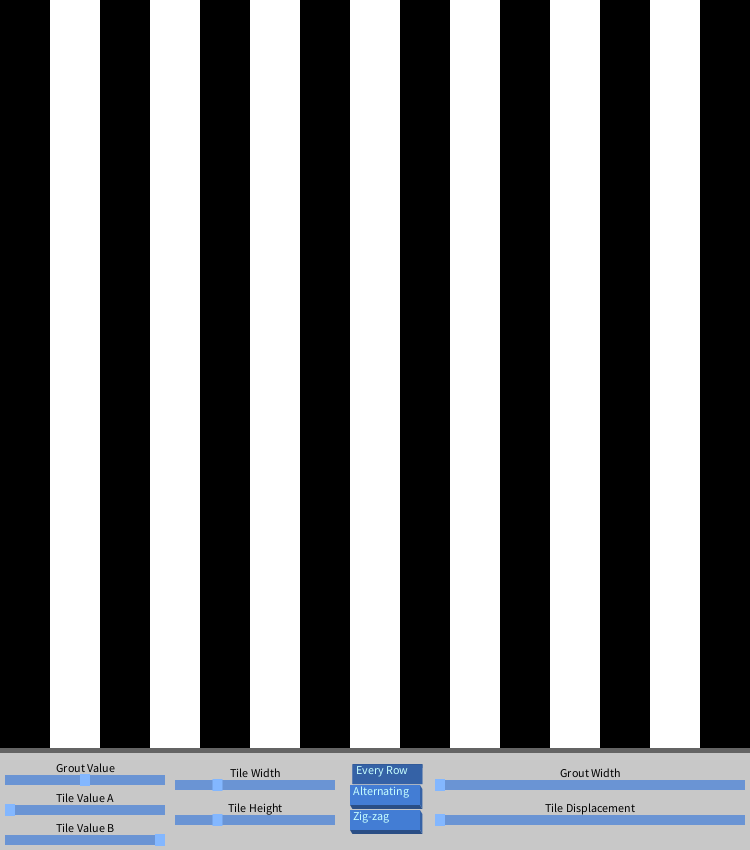
Frame 1 (no input)
Frame 60 (the mouse pressed at the canvas centre just before this capture): identical to frame 1, image omitted
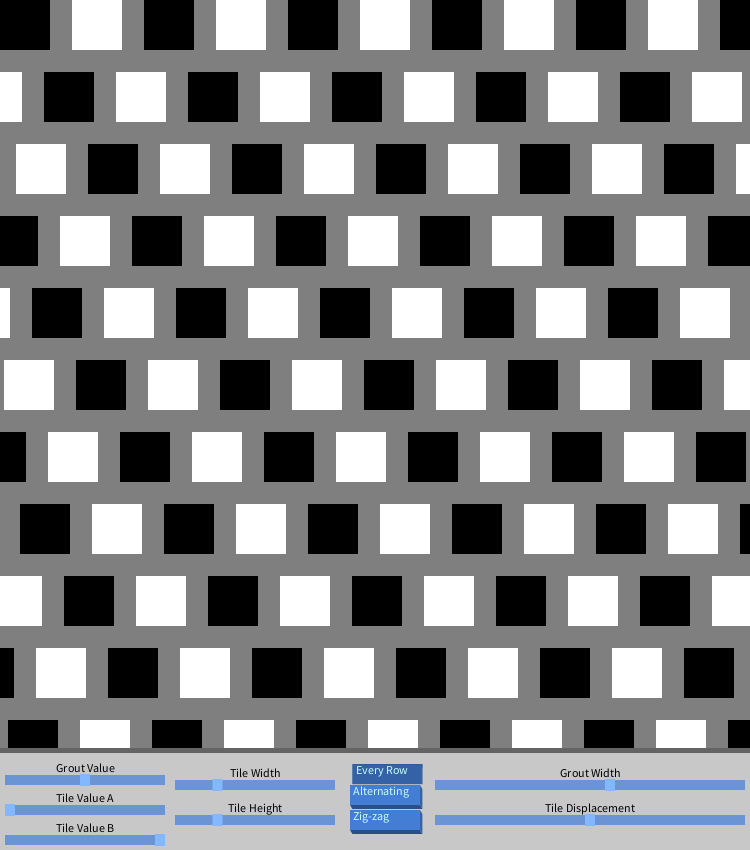
Frame 120 (the mouse held since frame 60 and released just before this capture)

The Processing sketch that drew these frames (run headless with seeded random() and noise(); from frame 60 on, the mouse is pressed at the canvas centre):

// Processing sketch: processing_155393
// ── processing_155393.pde

float sqw = 50.;
float sqh = 50.;
float groutWidth = 1.;
float MouseX;
float MouseY;
GSlider bgSlider;
GSlider checkSlider1;
GSlider checkSlider2;
GSlider tileWidthSlider;
GSlider tileHeightSlider;
GSlider groutSlider;
GSlider tileSlider;
RadioButtons slideTypes;

void setup(){
  size(750,850);
  background(#888888);
  ArrayList<String> options;
  options = new ArrayList<String>();
  options.add("Every Row");
  options.add("Alternating");
  options.add("Zig-zag");
  color buttonsColor = color(67,125,212);
  color slidersColor = color(106,148,212);
  slideTypes = new RadioButtons(350,760,70,20,options,buttonsColor);
  bgSlider = new GSlider("Grout Value",10,780,150,10,.5,slidersColor);
  checkSlider1 = new GSlider("Tile Value A",10,810,150,10,0,slidersColor);
  checkSlider2 = new GSlider("Tile Value B",10,840,150,10,1,slidersColor);
  tileWidthSlider = new GSlider("Tile Width",180,785,150,10,.25,slidersColor);
  tileHeightSlider = new GSlider("Tile Height",180,820,150,10,.25,slidersColor);
  groutSlider = new GSlider("Grout Width",440,785,300,10,1,slidersColor);
  tileSlider = new GSlider("Tile Displacement",440,820,300,10,1,slidersColor);
}

void draw(){
  if(mouseY<750){
    MouseX = mouseX;
    MouseY = mouseY;
    groutSlider.setVal(mouseY/750.);
    tileSlider.setVal(mouseX/750.);
  }
  sqw = tileWidthSlider.getPos()*200;
  sqh = tileHeightSlider.getPos()*200;
  groutWidth = floor(groutSlider.getPos()*40);
  background(color(bgSlider.getPos()*255));
  int numRows = ceil(750/(sqh+groutWidth))+1;
  for(int i=0;i<numRows;i=i+1){
    drawRow(i);
  }
  stroke(100);
  strokeWeight(5);
  fill(200);
  rect(-10,750,770,110);
  bgSlider.refresh();
  checkSlider1.refresh();
  checkSlider2.refresh();
  tileWidthSlider.refresh();
  tileHeightSlider.refresh();
  groutSlider.refresh();
  tileSlider.refresh();
  slideTypes.refresh();
}

void drawRow(int row){
  float yPos = row*(sqh+groutWidth);
  int numSq = ceil(750/sqw)+3;
  float dTiles = tileSlider.getPos()*200;
  for(int i = 0;i<numSq;i=i+1){
    if(i%2==0){
      fill(color(checkSlider1.getPos()*255));
    }else{
      fill(color(checkSlider2.getPos()*255));
    }
    noStroke();
    if(slideTypes.pressed==2){
      int rowd = row%4;
      if(rowd==3){
        rowd=1;
      }
      rect(i*(sqw+groutWidth)-((rowd)*dTiles)%(2*(sqw+groutWidth)),yPos,sqw,sqh);
    }else if(slideTypes.pressed==1){
      rect(i*(sqw+groutWidth)-((row%2)*dTiles)%(2*(sqw+groutWidth)),yPos,sqw,sqh);
    }else if(slideTypes.pressed==0){
      rect(i*(sqw+groutWidth)-(row*dTiles)%(2*(sqw+groutWidth)),yPos,sqw,sqh);
    }
  }
}

class GSlider {
  int swidth, sheight;  //width and height of slider
  float xpos, ypos;     //slider position
  float spos, newspos;  //indicator position
  float smin, smax;     //min and max values of slider
  int loose;            //control tightness
  boolean over;         //mouse hovering
  boolean locked;
  color col;
  float ratio;
  int vanityEdge;       //extra width so that indicator won't go off of slider
  String label;
  
  GSlider (String l, float xp, float yp, int sw, int sh, float initPos, color c){
    label = l;
    swidth = sw;
    sheight = sh;
    xpos = xp;
    ypos = yp-sheight/2;
    spos = xpos + initPos*swidth;
    smin = xpos;
    smax = xpos+swidth;
    col = c;
    vanityEdge = 5;
  }
  
  void refresh(){
    update();
    display();
  }
  
  void update(){
    if(overEvent()){
      over = true;
    }else{
      over = false;
    }
    if(mousePressed && over){
      locked = true;
    }
    if(!mousePressed){
      locked = false;
    }
    if(locked){
      spos = min(max(mouseX,smin),smax);
      if(!mousePressed){
        locked = false;
      }
    }
  }
  
  void setVal(float val){
    spos = smin+val*swidth;
  }
  
  boolean overEvent(){
    if(mouseX>xpos && mouseX<xpos+swidth && mouseY>ypos && mouseY<ypos+sheight){
      return true;
    }else{
      return false;
    }
  }
  
  void display(){
    fill(blendColor(col,color(30),BURN));    
    textSize(12);
    textAlign(CENTER, BOTTOM);
    text(label,xpos+swidth/2,ypos-1);
    noStroke();
    fill(col);
    rect(xpos-vanityEdge,ypos,swidth+2*vanityEdge,sheight);
    if(over || locked){
      fill(blendColor(col,color(90),DODGE));
    }else{
      fill(blendColor(col,color(50),DODGE));
    }
    rect(spos-sheight/2,ypos-1,sheight,sheight+2);
  }
  
  float getPos(){
    return (spos-xpos)/swidth;
  }
}

class RadioButtons{
  int nButtons;
  float w;
  float h;
  float x;
  float y;
  ArrayList<String> labels;
  int currSelection;
  color colour;
  int pressed;
  float depth;
  float ySpacing = 1.25;
  float xD = .6;
  
  RadioButtons(float xp, float yp, float widths, float heights, ArrayList<String> labls,color col){
    x = xp;
    y = yp;
    w = widths;
    h = heights;
    labels = labls;
    nButtons = labels.size();
    colour = col;
    pressed = 0;
    depth = .2*h;
  }
  void refresh(){
    update();
    display();
  }
  void update(){
    if(overEvent() && mousePressed){
      for(int i=0;i<nButtons;i++){
        if(mouseY>y+ySpacing*i*h && mouseY<y+ySpacing*i*h+h+depth){
          pressed = i;
        }
      }
    }
  }
  void display(){
    for(int i=0;i<nButtons;i++){
      float ypos = y+ySpacing*i*h;
      if(i==pressed){
        drawPressed(ypos,i);
      }else{
        drawUnpressed(ypos,i);
      }
    }
  }
  void drawUnpressed(float yp, int id){
    float ypos = yp;
    int i = id;
    fill(blendColor(colour,color(80),HARD_LIGHT));
    noStroke();
    beginShape();
    vertex(x,ypos+h);
    vertex(x+w,ypos+h);
    vertex(x+w+xD*depth,ypos+h+depth);
    vertex(x+xD*depth,ypos+h+depth);
    endShape(CLOSE);
    
    fill(blendColor(colour,color(100),HARD_LIGHT));
    beginShape();
    vertex(x+w,ypos);
    vertex(x+w+xD*depth,ypos+depth);
    vertex(x+w+xD*depth,ypos+h+depth);
    vertex(x+w,ypos+h);
    endShape(CLOSE);
    
    fill(colour);
    rect(x,ypos,w,h);
    fill(blendColor(colour,color(170),DODGE));
    textSize(.6*h);
    textAlign(LEFT,TOP);
    text(labels.get(i),x+.15*h,ypos+.05*h);
  }
  void drawPressed(float yp, int id){
    int i = id;
    float ypos = yp;
    fill(blendColor(colour,color(80),HARD_LIGHT));
    noStroke();
    beginShape();
    vertex(x+xD*depth,ypos+depth);
    vertex(x+w+xD*depth,ypos+depth);
    vertex(x+w+xD*depth,ypos+2*depth);
    vertex(x+xD*2*depth,ypos+2*depth);
    endShape(CLOSE);
    
    fill(blendColor(colour,color(100),HARD_LIGHT));
    beginShape();
    vertex(x+xD*depth,ypos+depth);
    vertex(x+xD*2*depth,ypos+2*depth);
    vertex(x+xD*2*depth,ypos+h+depth);
    vertex(x+xD*depth,ypos+h+depth);
    endShape(CLOSE);
    
    fill(blendColor(colour,color(100),HARD_LIGHT));
    rect(x+xD*1.1*depth,ypos+1.1*depth,w-.05*xD*depth,h-.05*depth);
    fill(blendColor(colour,color(170),DODGE));
    textSize(.6*h);
    textAlign(LEFT,TOP);
    text(labels.get(i),x+.15*h+xD*1.1*depth,ypos+.05*h+1.1*depth);
  }
  boolean overEvent(){
    if(mouseX>x && mouseX<x+w && mouseY>y && mouseY<y+h*ySpacing*nButtons){
      return true;
    }else{
      return false;
    }
  }
}
